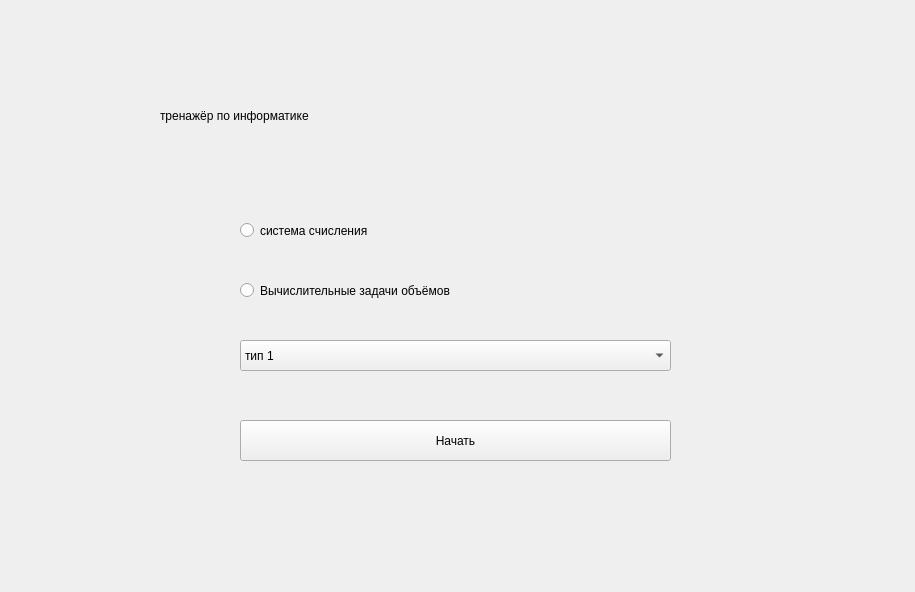
<?xml version="1.0" encoding="UTF-8"?>
<ui version="4.0">
 <class>Menu</class>
 <widget class="QWidget" name="Menu">
  <property name="geometry">
   <rect>
    <x>0</x>
    <y>0</y>
    <width>915</width>
    <height>592</height>
   </rect>
  </property>
  <property name="windowTitle">
   <string>Form</string>
  </property>
  <widget class="QComboBox" name="Type">
   <property name="geometry">
    <rect>
     <x>240</x>
     <y>340</y>
     <width>431</width>
     <height>31</height>
    </rect>
   </property>
   <property name="styleSheet">
    <string notr="true">font: 75 10pt &quot;MS Shell Dlg 2&quot;;</string>
   </property>
   <item>
    <property name="text">
     <string>тип 1</string>
    </property>
   </item>
   <item>
    <property name="text">
     <string>тип 2</string>
    </property>
   </item>
   <item>
    <property name="text">
     <string>тип 3</string>
    </property>
   </item>
  </widget>
  <widget class="QPushButton" name="Start">
   <property name="geometry">
    <rect>
     <x>240</x>
     <y>420</y>
     <width>431</width>
     <height>41</height>
    </rect>
   </property>
   <property name="styleSheet">
    <string notr="true">font: 75 22pt &quot;MS Shell Dlg 2&quot;;</string>
   </property>
   <property name="text">
    <string>Начать</string>
   </property>
  </widget>
  <widget class="QRadioButton" name="TasksBtn">
   <property name="geometry">
    <rect>
     <x>240</x>
     <y>270</y>
     <width>431</width>
     <height>41</height>
    </rect>
   </property>
   <property name="styleSheet">
    <string notr="true">font: 75 18pt &quot;MS Shell Dlg 2&quot;;</string>
   </property>
   <property name="text">
    <string>Вычислительные задачи объёмов</string>
   </property>
  </widget>
  <widget class="QLabel" name="label_2">
   <property name="geometry">
    <rect>
     <x>160</x>
     <y>50</y>
     <width>611</width>
     <height>131</height>
    </rect>
   </property>
   <property name="styleSheet">
    <string notr="true">font: 75 36pt &quot;MS Shell Dlg 2&quot;;</string>
   </property>
   <property name="text">
    <string>тренажёр по информатике</string>
   </property>
  </widget>
  <widget class="QRadioButton" name="SystemBtn">
   <property name="geometry">
    <rect>
     <x>240</x>
     <y>210</y>
     <width>431</width>
     <height>41</height>
    </rect>
   </property>
   <property name="styleSheet">
    <string notr="true">font: 75 20pt &quot;MS Shell Dlg 2&quot;;</string>
   </property>
   <property name="text">
    <string>система счисления</string>
   </property>
  </widget>
 </widget>
 <resources/>
 <connections>
  <connection>
   <sender>SystemBtn</sender>
   <signal>clicked()</signal>
   <receiver>Type</receiver>
   <slot>hide()</slot>
   <hints>
    <hint type="sourcelabel">
     <x>262</x>
     <y>238</y>
    </hint>
    <hint type="destinationlabel">
     <x>462</x>
     <y>355</y>
    </hint>
   </hints>
  </connection>
  <connection>
   <sender>TasksBtn</sender>
   <signal>clicked()</signal>
   <receiver>Type</receiver>
   <slot>show()</slot>
   <hints>
    <hint type="sourcelabel">
     <x>268</x>
     <y>289</y>
    </hint>
    <hint type="destinationlabel">
     <x>306</x>
     <y>355</y>
    </hint>
   </hints>
  </connection>
 </connections>
</ui>
